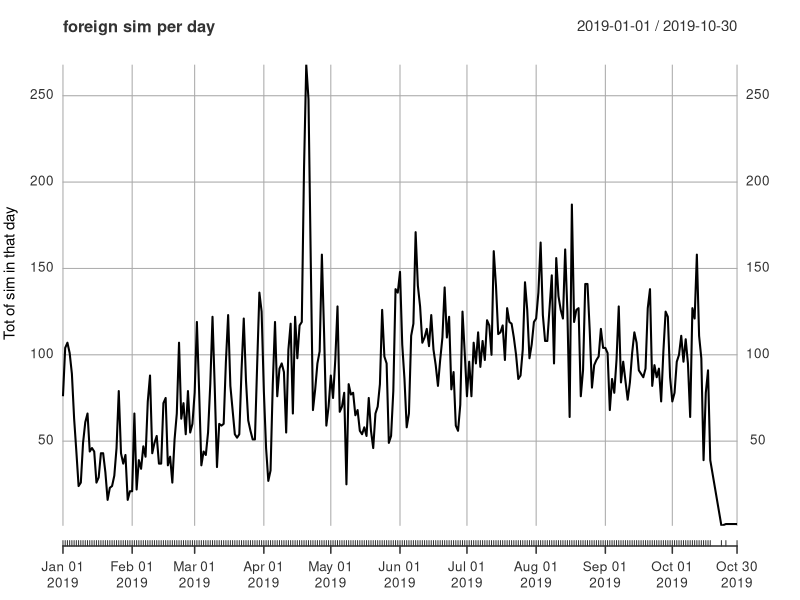
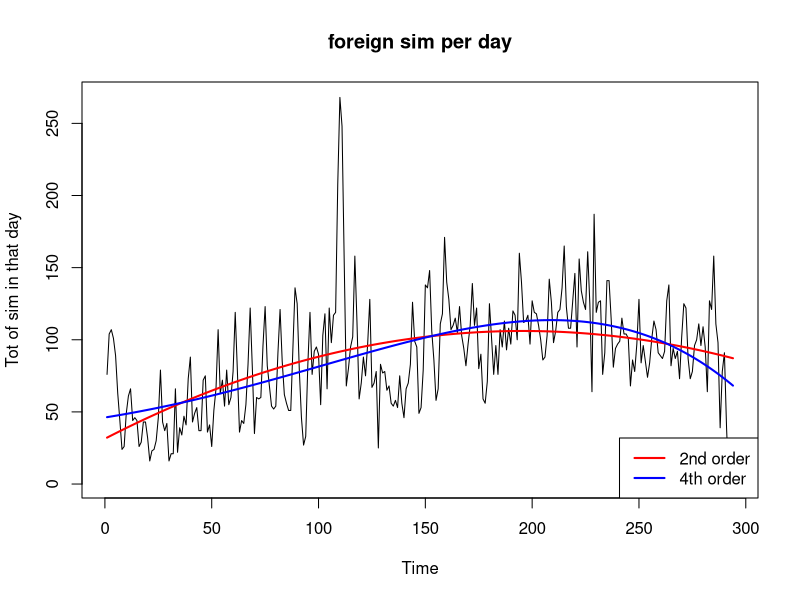

These charts were generated, in order, by the following R code:
## ---- chunk 1
require(zoo)
require(xts)
data <- read.csv("foreignsim_2019-11-07.csv",sep = ";")
data$prefix <- NULL
data$country <- NULL
data$num <- NULL
#max(as.Date(data$date))
## ---- chunk 2
ll <- aggregate.data.frame(data$total.ita.sim,by=list(data$date),FUN=mean)
names(ll)[2] <- "total.ita.sim"
names(ll)[1] <- "Date"
ll$total.foreign.sim <- aggregate(data$total.foreign.sim,by=list(data$date),FUN=mean)$x
data <- ll
## ---- chunk 3
data$Date <- as.Date(data$Date, format = "%Y-%m-%d")
#typeof(data$date[1])
data.xts <- xts(data$total.foreign.sim, order.by=data$Date, frequency = 365)
data.ts <- ts(data$total.foreign.sim)

main <- "foreign sim per day"
ylab<-"Tot of sim in that day"
plot(data.xts,ylab=ylab,main=main)
## ---- chunk 4
#data$Date <- as.Date(data$Date, format = "%Y-%m-%d")
#typeof(data$date[1])
#data.ts <- ts(data$total.foreign.sim, start=c(2019,1), frequency = 365)
## ---- chunk 5
#main <- "foreign sim per day"
#ylab<-"Tot of sim in that day"
#plot.ts(data.ts,ylab=ylab,main=main)
## ---- chunk 6
tt<-as.numeric(time(data.ts))
fit2<-lm(data.ts~poly(tt,degree=2,raw=TRUE))
fit4<-lm(data.ts~poly(tt,degree=4,raw=TRUE))
## ---- chunk 7
main <- "foreign sim per day"
plot(data.ts,ylab=ylab,main=main)
lines(tt,predict(fit2),col='red',lwd=2)
lines(tt,predict(fit4),col='blue',lwd=2)
legend("bottomright",legend = c("2nd order","4th order"),lwd=2,lty=1,col=c("red","blue"))
## ---- chunk 8
#monthplot(data.ts)
